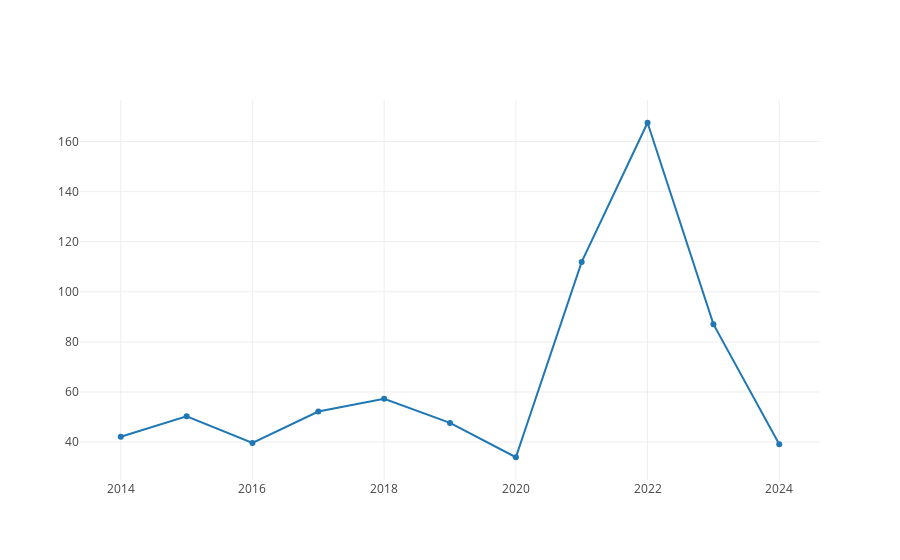

Write notebook code for a chart like this one.
### Code cell
def precioHistoricoAnual = {
val dfPromedioAnual = dfMercados
    .filter(date_format(col("Fecha"), "yyyy") =!= 2013)
    .groupBy(date_format(col("Fecha"), "yyyy").as("Año"))
    .agg(avg("Valor_Mercado_Spot").as("ValorPromedioAño"))
    .orderBy(col("Año"))

val seqPrecioEnergia = dfPromedioAnual.select("ValorPromedioAño").as[Double].collect.toSeq
val seqAños = dfPromedioAnual.select("Año").as[String].collect.toSeq

val trace =  Scatter(seqAños, seqPrecioEnergia, name = "€/MWh")
     
val data = Seq(trace)
plot(data)
}
precioHistoricoAnual

### Figure 1 — Plotly figure (JSON) as saved in the notebook; plotly's stock layout.template omitted (floating-point values rounded to 4 significant figures)
{"data": [{"name": "€/MWh", "type": "scatter", "x": ["2014", "2015", "2016", "2017", "2018", "2019", "2020", "2021", "2022", "2023", "2024"], "y": [42.14, 50.32, 39.67, 52.23, 57.3, 47.68, 33.96, 111.9, 167.5, 87.11, 39.13]}], "layout": {"autosize": true, "xaxis": {"autorange": true, "range": [2013.0, 2025.0], "type": "linear"}, "yaxis": {"autorange": true, "range": [24.18, 177.3], "type": "linear"}}}
